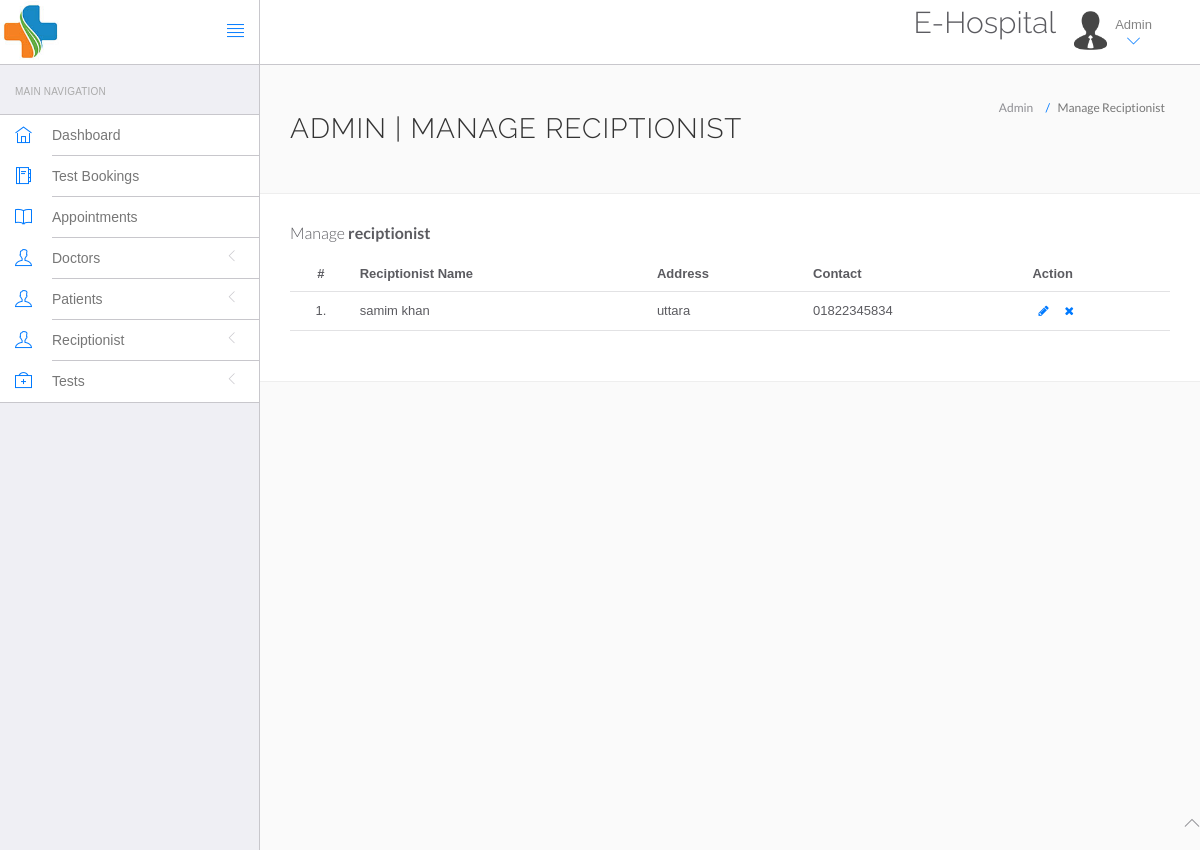
The app's page /admin/manage-reciptionist.php (signed in), older data.
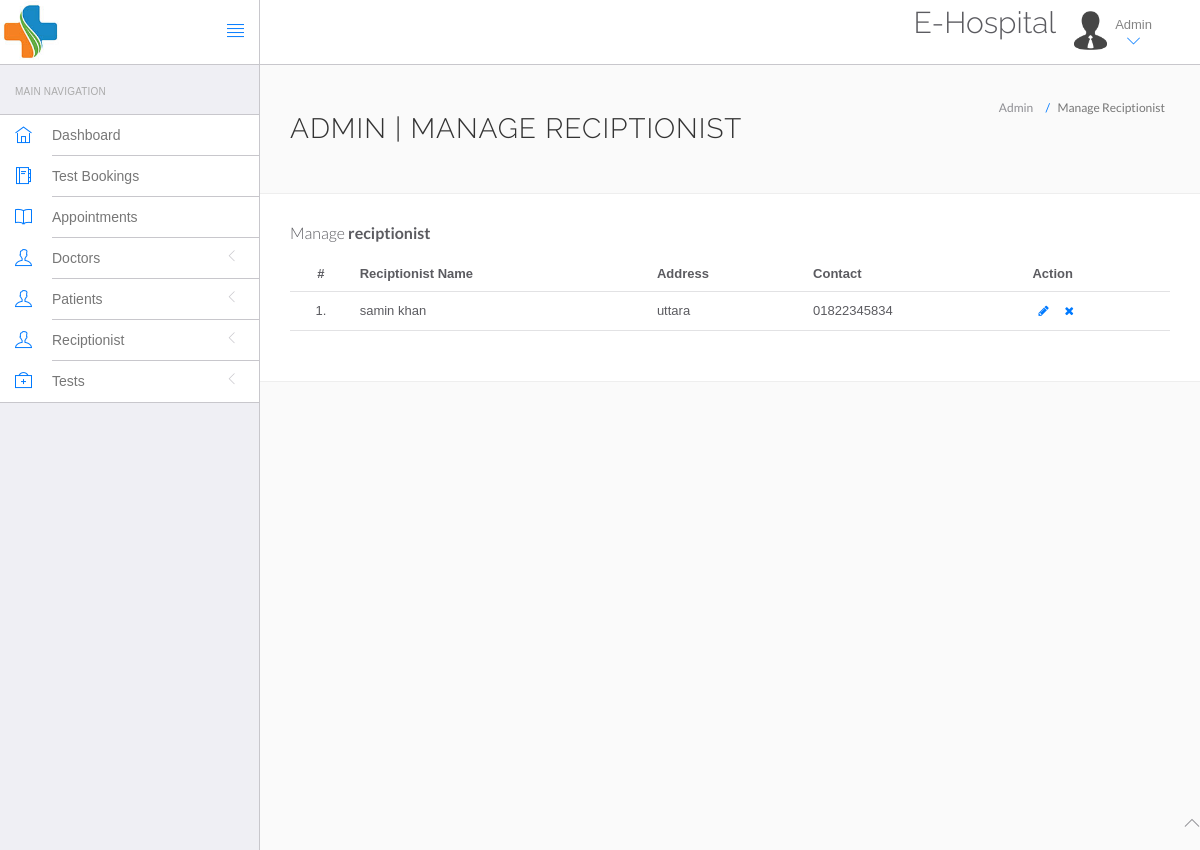
The same page, newer data.
### tables this page shows
CREATE TABLE IF NOT EXISTS `reciptionist` (
  `id` int(11) NOT NULL AUTO_INCREMENT,
  `recipName` varchar(120) NOT NULL,
  `address` varchar(233) NOT NULL,
  `reccontact` varchar(233) NOT NULL,
  `recemail` varchar(233) NOT NULL,
  `password` varchar(233) NOT NULL,
  `updationDate` varchar(244) NOT NULL,
  PRIMARY KEY (`id`)
);

### admin/manage-reciptionist.php (the view, shortened to what this page needs)
<?php
include('include/config.php');
?>
<!DOCTYPE html>
<html lang="en">
	<head>
		<link rel="stylesheet" href="vendor/bootstrap/css/bootstrap.min.css">
		<link rel="stylesheet" href="vendor/fontawesome/css/font-awesome.min.css">
		<link rel="stylesheet" href="vendor/themify-icons/themify-icons.min.css">
		<link href="vendor/animate.css/animate.min.css" rel="stylesheet" media="screen">
		<link href="vendor/perfect-scrollbar/perfect-scrollbar.min.css" rel="stylesheet" media="screen">
		<link href="vendor/switchery/switchery.min.css" rel="stylesheet" media="screen">
		<link href="vendor/bootstrap-touchspin/jquery.bootstrap-touchspin.min.css" rel="stylesheet" media="screen">
		<link href="vendor/select2/select2.min.css" rel="stylesheet" media="screen">
		<link href="vendor/bootstrap-datepicker/bootstrap-datepicker3.standalone.min.css" rel="stylesheet" media="screen">
		<link href="vendor/bootstrap-timepicker/bootstrap-timepicker.min.css" rel="stylesheet" media="screen">
		<link rel="stylesheet" href="assets/css/styles.css">
		<link rel="stylesheet" href="assets/css/plugins.css">
		<link rel="stylesheet" href="assets/css/themes/theme-1.css" id="skin_color" />
	</head>
	<body>
		<div id="app">
<?php include('include/sidebar.php');?>
			<div class="app-content">
						<?php include('include/header.php');?>
				<div class="main-content" >
					<div class="wrap-content container" id="container">
						   <section id="page-title">
							    <div class="row">
      								<div class="col-sm-8">
      									<h1 class="mainTitle">Admin | Manage reciptionist</h1>
      								</div>
        								<ol class="breadcrumb">
        									<li>
        										<span>Admin</span>
        									</li>
        									<li class="active">
        										<span>Manage Reciptionist</span>
        									</li>
        								</ol>
							    </div>
						    </section>
						<div class="container-fluid container-fullw bg-white">
									<div class="row">
								<div class="col-md-12">
									<h5 class="over-title margin-bottom-15">Manage <span class="text-bold">reciptionist</span></h5>
									<table class="table table-hover" id="sample-table-1">
        										<thead>
        											<tr>
        												<th class="center">#</th>
        												<th class="hidden-xs">Reciptionist Name</th>
                                <th>Address</th>
                                <th>Contact </th>
        												<th>Action</th>
        											</tr>
        										</thead>
										<tbody>
                          <?php
                          $sql=mysqli_query($con,"select * from reciptionist");
                          $cnt=1;
                          while($row=mysqli_fetch_array($sql))
                          {
                          ?>
											<tr>
												<td class="center"><?php echo $cnt;?>.</td>
												<td class="hidden-xs"><?php echo $row['recipName'];?></td>
												<td><?php echo $row['address'];?></td>
												<td><?php echo $row['reccontact'];?></td>
												<td >
												<div class="visible-md visible-lg hidden-sm hidden-xs">
							<a href="edit-reciptionist.php?id=<?php echo $row['id'];?>" class="btn btn-transparent btn-xs" tooltip-placement="top" tooltip="Edit"><i class="fa fa-pencil"></i></a>
              <a href="manage-reciptionist.php?id=<?php echo $row['id']?>&del=delete" onClick="return confirm('Are you sure you want to delete?')"class="btn btn-transparent btn-xs tooltips" tooltip-placement="top" tooltip="Remove"><i class="fa fa-times fa fa-white"></i></a>
												</div>
                      </td>
											</tr>
    											<?php
                                $cnt=$cnt+1;
    											 }?>
										</tbody>
									</table>
								</div>
							</div>
								</div>
							</div>
						</div>
					</div>
				</div>
	<?php include('include/footer.php');?>
	</body>
</html>

Row changes from the older to the newer data that the page shows:
changed reciptionist "uttara": recipName "samim khan" → "samin khan"
